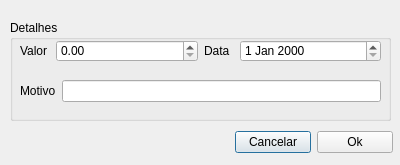
<?xml version="1.0" encoding="UTF-8"?>
<ui version="4.0">
 <class>TicketPayment</class>
 <widget class="QDialog" name="TicketPayment">
  <property name="geometry">
   <rect>
    <x>0</x>
    <y>0</y>
    <width>400</width>
    <height>165</height>
   </rect>
  </property>
  <property name="windowTitle">
   <string>Dialog</string>
  </property>
  <property name="windowIcon">
   <iconset resource="../../icons/resources.qrc">
    <normaloff>:/png/marca-m.ico</normaloff>:/png/marca-m.ico</iconset>
  </property>
  <widget class="QGroupBox" name="GroupBox">
   <property name="geometry">
    <rect>
     <x>10</x>
     <y>20</y>
     <width>381</width>
     <height>101</height>
    </rect>
   </property>
   <property name="title">
    <string>Detalhes</string>
   </property>
   <widget class="QWidget" name="layoutWidget">
    <property name="geometry">
     <rect>
      <x>10</x>
      <y>20</y>
      <width>361</width>
      <height>22</height>
     </rect>
    </property>
    <layout class="QHBoxLayout" name="horizontalLayout">
     <item>
      <widget class="QLabel" name="label">
       <property name="maximumSize">
        <size>
         <width>30</width>
         <height>16777215</height>
        </size>
       </property>
       <property name="text">
        <string>Valor</string>
       </property>
      </widget>
     </item>
     <item>
      <widget class="QDoubleSpinBox" name="doubleSpinBox">
       <property name="maximum">
        <double>9999999999.989999771118164</double>
       </property>
      </widget>
     </item>
     <item>
      <widget class="QLabel" name="label_2">
       <property name="maximumSize">
        <size>
         <width>30</width>
         <height>16777215</height>
        </size>
       </property>
       <property name="text">
        <string>Data</string>
       </property>
      </widget>
     </item>
     <item>
      <widget class="QDateEdit" name="dateEdit"/>
     </item>
    </layout>
   </widget>
   <widget class="QWidget" name="layoutWidget">
    <property name="geometry">
     <rect>
      <x>10</x>
      <y>60</y>
      <width>361</width>
      <height>22</height>
     </rect>
    </property>
    <layout class="QHBoxLayout" name="horizontalLayout_2">
     <item>
      <widget class="QLabel" name="label_3">
       <property name="text">
        <string>Motivo</string>
       </property>
      </widget>
     </item>
     <item>
      <widget class="QLineEdit" name="lineEdit"/>
     </item>
    </layout>
   </widget>
  </widget>
  <widget class="QWidget" name="layoutWidget">
   <property name="geometry">
    <rect>
     <x>235</x>
     <y>130</y>
     <width>158</width>
     <height>25</height>
    </rect>
   </property>
   <layout class="QHBoxLayout" name="horizontalLayout_3">
    <item>
     <widget class="QPushButton" name="pushButtonCancelar">
      <property name="text">
       <string>Cancelar</string>
      </property>
     </widget>
    </item>
    <item>
     <widget class="QPushButton" name="pushButtonOk">
      <property name="text">
       <string>Ok</string>
      </property>
     </widget>
    </item>
   </layout>
  </widget>
 </widget>
 <tabstops>
  <tabstop>doubleSpinBox</tabstop>
  <tabstop>dateEdit</tabstop>
  <tabstop>lineEdit</tabstop>
 </tabstops>
 <resources>
  <include location="../../icons/resources.qrc"/>
  <include location="../../icons/resources.qrc"/>
  <include location="../../icons/resources.qrc"/>
 </resources>
 <connections/>
</ui>
